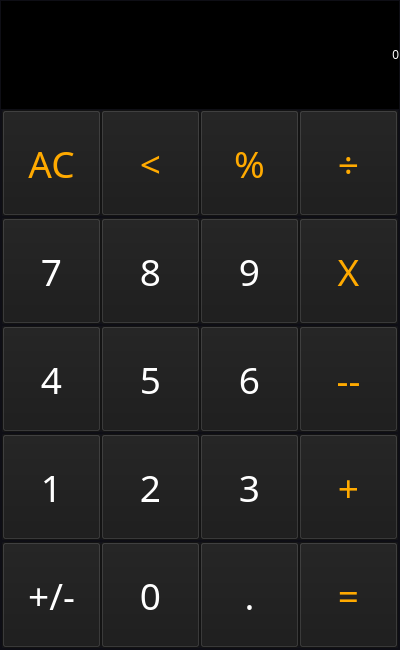
<?xml version="1.0" encoding="UTF-8"?>
<ui version="4.0">
 <class>MainWindow</class>
 <widget class="QMainWindow" name="MainWindow">
  <property name="geometry">
   <rect>
    <x>0</x>
    <y>0</y>
    <width>400</width>
    <height>650</height>
   </rect>
  </property>
  <property name="minimumSize">
   <size>
    <width>400</width>
    <height>650</height>
   </size>
  </property>
  <property name="maximumSize">
   <size>
    <width>400</width>
    <height>650</height>
   </size>
  </property>
  <property name="windowTitle">
   <string>CalculadoraPython</string>
  </property>
  <property name="styleSheet">
   <string notr="true"/>
  </property>
  <widget class="QWidget" name="centralwidget">
   <property name="minimumSize">
    <size>
     <width>400</width>
     <height>650</height>
    </size>
   </property>
   <property name="maximumSize">
    <size>
     <width>400</width>
     <height>650</height>
    </size>
   </property>
   <property name="styleSheet">
    <string notr="true">background-color: rgb(18, 18, 27);</string>
   </property>
   <layout class="QHBoxLayout" name="horizontalLayout">
    <property name="spacing">
     <number>0</number>
    </property>
    <property name="leftMargin">
     <number>0</number>
    </property>
    <property name="topMargin">
     <number>0</number>
    </property>
    <property name="rightMargin">
     <number>0</number>
    </property>
    <property name="bottomMargin">
     <number>0</number>
    </property>
    <item>
     <widget class="QFrame" name="frame">
      <property name="styleSheet">
       <string notr="true"/>
      </property>
      <property name="frameShape">
       <enum>QFrame::StyledPanel</enum>
      </property>
      <property name="frameShadow">
       <enum>QFrame::Raised</enum>
      </property>
      <layout class="QVBoxLayout" name="verticalLayout">
       <property name="spacing">
        <number>0</number>
       </property>
       <property name="leftMargin">
        <number>0</number>
       </property>
       <property name="topMargin">
        <number>0</number>
       </property>
       <property name="rightMargin">
        <number>0</number>
       </property>
       <property name="bottomMargin">
        <number>0</number>
       </property>
       <item>
        <widget class="QLabel" name="outputLabel">
         <property name="maximumSize">
          <size>
           <width>16777215</width>
           <height>16777215</height>
          </size>
         </property>
         <property name="styleSheet">
          <string notr="true">font: 87 40pt &quot;Arial Black&quot;;
background-color: #000;
color: #fff;</string>
         </property>
         <property name="text">
          <string>0</string>
         </property>
         <property name="alignment">
          <set>Qt::AlignRight|Qt::AlignTrailing|Qt::AlignVCenter</set>
         </property>
         <property name="margin">
          <number>5</number>
         </property>
        </widget>
       </item>
       <item>
        <widget class="QFrame" name="frame_6">
         <property name="frameShape">
          <enum>QFrame::StyledPanel</enum>
         </property>
         <property name="frameShadow">
          <enum>QFrame::Raised</enum>
         </property>
         <layout class="QHBoxLayout" name="horizontalLayout_6">
          <property name="spacing">
           <number>0</number>
          </property>
          <property name="leftMargin">
           <number>0</number>
          </property>
          <property name="topMargin">
           <number>0</number>
          </property>
          <property name="rightMargin">
           <number>0</number>
          </property>
          <property name="bottomMargin">
           <number>0</number>
          </property>
          <item>
           <widget class="QPushButton" name="limpar_Btt">
            <property name="maximumSize">
             <size>
              <width>130</width>
              <height>130</height>
             </size>
            </property>
            <property name="font">
             <font>
              <family>Arial Black</family>
              <pointsize>28</pointsize>
              <weight>10</weight>
              <italic>false</italic>
              <bold>false</bold>
             </font>
            </property>
            <property name="styleSheet">
             <string notr="true">color: rgb(255, 255, 0);
color: rgb(255, 170, 0);
font: 87 28pt &quot;Arial Black&quot;;
background-color: rgb(26, 26, 26);</string>
            </property>
            <property name="text">
             <string>AC</string>
            </property>
           </widget>
          </item>
          <item>
           <widget class="QPushButton" name="backspace_Btt">
            <property name="maximumSize">
             <size>
              <width>130</width>
              <height>130</height>
             </size>
            </property>
            <property name="font">
             <font>
              <family>Arial Black</family>
              <pointsize>28</pointsize>
              <weight>10</weight>
              <italic>false</italic>
              <bold>false</bold>
             </font>
            </property>
            <property name="styleSheet">
             <string notr="true">color: rgb(255, 255, 0);
color: rgb(255, 170, 0);
font: 87 28pt &quot;Arial Black&quot;;
background-color: rgb(26, 26, 26);</string>
            </property>
            <property name="text">
             <string>&lt;</string>
            </property>
           </widget>
          </item>
          <item>
           <widget class="QPushButton" name="porcentagem_Btt">
            <property name="maximumSize">
             <size>
              <width>130</width>
              <height>130</height>
             </size>
            </property>
            <property name="font">
             <font>
              <family>Arial Black</family>
              <pointsize>28</pointsize>
              <weight>10</weight>
              <italic>false</italic>
              <bold>false</bold>
             </font>
            </property>
            <property name="styleSheet">
             <string notr="true">color: rgb(255, 255, 0);
color: rgb(255, 170, 0);
font: 87 28pt &quot;Arial Black&quot;;
background-color: rgb(26, 26, 26);</string>
            </property>
            <property name="text">
             <string>%</string>
            </property>
           </widget>
          </item>
          <item>
           <widget class="QPushButton" name="divisao_Btt">
            <property name="maximumSize">
             <size>
              <width>130</width>
              <height>130</height>
             </size>
            </property>
            <property name="font">
             <font>
              <family>Arial Black</family>
              <pointsize>28</pointsize>
              <weight>10</weight>
              <italic>false</italic>
              <bold>false</bold>
             </font>
            </property>
            <property name="styleSheet">
             <string notr="true">color: rgb(255, 255, 0);
color: rgb(255, 170, 0);
font: 87 28pt &quot;Arial Black&quot;;
background-color: rgb(26, 26, 26);</string>
            </property>
            <property name="text">
             <string>÷</string>
            </property>
           </widget>
          </item>
         </layout>
        </widget>
       </item>
       <item>
        <widget class="QFrame" name="frame_2">
         <property name="frameShape">
          <enum>QFrame::StyledPanel</enum>
         </property>
         <property name="frameShadow">
          <enum>QFrame::Raised</enum>
         </property>
         <layout class="QHBoxLayout" name="horizontalLayout_2">
          <property name="spacing">
           <number>0</number>
          </property>
          <property name="leftMargin">
           <number>0</number>
          </property>
          <property name="topMargin">
           <number>0</number>
          </property>
          <property name="rightMargin">
           <number>0</number>
          </property>
          <property name="bottomMargin">
           <number>0</number>
          </property>
          <item>
           <widget class="QPushButton" name="SevenBtt">
            <property name="maximumSize">
             <size>
              <width>130</width>
              <height>130</height>
             </size>
            </property>
            <property name="font">
             <font>
              <family>Arial Black</family>
              <pointsize>28</pointsize>
              <weight>10</weight>
              <italic>false</italic>
              <bold>false</bold>
             </font>
            </property>
            <property name="styleSheet">
             <string notr="true">color: rgb(255, 255, 255);
font: 87 28pt &quot;Arial Black&quot;;
background-color: rgb(26, 26, 26);</string>
            </property>
            <property name="text">
             <string>7</string>
            </property>
           </widget>
          </item>
          <item>
           <widget class="QPushButton" name="EightBtt">
            <property name="maximumSize">
             <size>
              <width>130</width>
              <height>130</height>
             </size>
            </property>
            <property name="font">
             <font>
              <family>Arial Black</family>
              <pointsize>28</pointsize>
              <weight>10</weight>
              <italic>false</italic>
              <bold>false</bold>
             </font>
            </property>
            <property name="styleSheet">
             <string notr="true">color: rgb(255, 255, 255);
font: 87 28pt &quot;Arial Black&quot;;
background-color: rgb(26, 26, 26);</string>
            </property>
            <property name="text">
             <string>8</string>
            </property>
           </widget>
          </item>
          <item>
           <widget class="QPushButton" name="NineBtt">
            <property name="maximumSize">
             <size>
              <width>130</width>
              <height>130</height>
             </size>
            </property>
            <property name="font">
             <font>
              <family>Arial Black</family>
              <pointsize>28</pointsize>
              <weight>10</weight>
              <italic>false</italic>
              <bold>false</bold>
             </font>
            </property>
            <property name="styleSheet">
             <string notr="true">color: rgb(255, 255, 255);
font: 87 28pt &quot;Arial Black&quot;;
background-color: rgb(26, 26, 26);</string>
            </property>
            <property name="text">
             <string>9</string>
            </property>
           </widget>
          </item>
          <item>
           <widget class="QPushButton" name="multi_Btt">
            <property name="maximumSize">
             <size>
              <width>130</width>
              <height>130</height>
             </size>
            </property>
            <property name="font">
             <font>
              <family>Arial Black</family>
              <pointsize>28</pointsize>
              <weight>10</weight>
              <italic>false</italic>
              <bold>false</bold>
             </font>
            </property>
            <property name="styleSheet">
             <string notr="true">color: rgb(255, 255, 0);
color: rgb(255, 170, 0);
font: 87 28pt &quot;Arial Black&quot;;
background-color: rgb(26, 26, 26);</string>
            </property>
            <property name="text">
             <string>X</string>
            </property>
           </widget>
          </item>
         </layout>
        </widget>
       </item>
       <item>
        <widget class="QFrame" name="frame_3">
         <property name="frameShape">
          <enum>QFrame::StyledPanel</enum>
         </property>
         <property name="frameShadow">
          <enum>QFrame::Raised</enum>
         </property>
         <layout class="QHBoxLayout" name="horizontalLayout_3">
          <property name="spacing">
           <number>0</number>
          </property>
          <property name="leftMargin">
           <number>0</number>
          </property>
          <property name="topMargin">
           <number>0</number>
          </property>
          <property name="rightMargin">
           <number>0</number>
          </property>
          <property name="bottomMargin">
           <number>0</number>
          </property>
          <item>
           <widget class="QPushButton" name="FourBtt">
            <property name="maximumSize">
             <size>
              <width>130</width>
              <height>130</height>
             </size>
            </property>
            <property name="font">
             <font>
              <family>Arial Black</family>
              <pointsize>28</pointsize>
              <weight>10</weight>
              <italic>false</italic>
              <bold>false</bold>
             </font>
            </property>
            <property name="styleSheet">
             <string notr="true">color: rgb(255, 255, 255);
font: 87 28pt &quot;Arial Black&quot;;
background-color: rgb(26, 26, 26);</string>
            </property>
            <property name="text">
             <string>4</string>
            </property>
           </widget>
          </item>
          <item>
           <widget class="QPushButton" name="FiveBtt">
            <property name="maximumSize">
             <size>
              <width>130</width>
              <height>130</height>
             </size>
            </property>
            <property name="font">
             <font>
              <family>Arial Black</family>
              <pointsize>28</pointsize>
              <weight>10</weight>
              <italic>false</italic>
              <bold>false</bold>
             </font>
            </property>
            <property name="styleSheet">
             <string notr="true">color: rgb(255, 255, 255);
font: 87 28pt &quot;Arial Black&quot;;
background-color: rgb(26, 26, 26);</string>
            </property>
            <property name="text">
             <string>5</string>
            </property>
           </widget>
          </item>
          <item>
           <widget class="QPushButton" name="SixBtt">
            <property name="maximumSize">
             <size>
              <width>130</width>
              <height>130</height>
             </size>
            </property>
            <property name="font">
             <font>
              <family>Arial Black</family>
              <pointsize>28</pointsize>
              <weight>10</weight>
              <italic>false</italic>
              <bold>false</bold>
             </font>
            </property>
            <property name="styleSheet">
             <string notr="true">color: rgb(255, 255, 255);
font: 87 28pt &quot;Arial Black&quot;;
background-color: rgb(26, 26, 26);</string>
            </property>
            <property name="text">
             <string>6</string>
            </property>
           </widget>
          </item>
          <item>
           <widget class="QPushButton" name="menos_Btt">
            <property name="maximumSize">
             <size>
              <width>130</width>
              <height>130</height>
             </size>
            </property>
            <property name="font">
             <font>
              <family>Arial Black</family>
              <pointsize>28</pointsize>
              <weight>10</weight>
              <italic>false</italic>
              <bold>false</bold>
             </font>
            </property>
            <property name="styleSheet">
             <string notr="true">color: rgb(255, 255, 0);
color: rgb(255, 170, 0);
font: 87 28pt &quot;Arial Black&quot;;
background-color: rgb(26, 26, 26);</string>
            </property>
            <property name="text">
             <string>--</string>
            </property>
           </widget>
          </item>
         </layout>
        </widget>
       </item>
       <item>
        <widget class="QFrame" name="frame_4">
         <property name="frameShape">
          <enum>QFrame::StyledPanel</enum>
         </property>
         <property name="frameShadow">
          <enum>QFrame::Raised</enum>
         </property>
         <layout class="QHBoxLayout" name="horizontalLayout_4">
          <property name="spacing">
           <number>0</number>
          </property>
          <property name="leftMargin">
           <number>0</number>
          </property>
          <property name="topMargin">
           <number>0</number>
          </property>
          <property name="rightMargin">
           <number>0</number>
          </property>
          <property name="bottomMargin">
           <number>0</number>
          </property>
          <item>
           <widget class="QPushButton" name="OneBtt">
            <property name="maximumSize">
             <size>
              <width>130</width>
              <height>130</height>
             </size>
            </property>
            <property name="font">
             <font>
              <family>Arial Black</family>
              <pointsize>28</pointsize>
              <weight>10</weight>
              <italic>false</italic>
              <bold>false</bold>
             </font>
            </property>
            <property name="styleSheet">
             <string notr="true">color: rgb(255, 255, 255);
font: 87 28pt &quot;Arial Black&quot;;
background-color: rgb(26, 26, 26);</string>
            </property>
            <property name="text">
             <string>1</string>
            </property>
           </widget>
          </item>
          <item>
           <widget class="QPushButton" name="TwoBtt">
            <property name="maximumSize">
             <size>
              <width>130</width>
              <height>130</height>
             </size>
            </property>
            <property name="font">
             <font>
              <family>Arial Black</family>
              <pointsize>28</pointsize>
              <weight>10</weight>
              <italic>false</italic>
              <bold>false</bold>
             </font>
            </property>
            <property name="styleSheet">
             <string notr="true">color: rgb(255, 255, 255);
font: 87 28pt &quot;Arial Black&quot;;
background-color: rgb(26, 26, 26);</string>
            </property>
            <property name="text">
             <string>2</string>
            </property>
           </widget>
          </item>
          <item>
           <widget class="QPushButton" name="threeBtt">
            <property name="maximumSize">
             <size>
              <width>130</width>
              <height>130</height>
             </size>
            </property>
            <property name="font">
             <font>
              <family>Arial Black</family>
              <pointsize>28</pointsize>
              <weight>10</weight>
              <italic>false</italic>
              <bold>false</bold>
             </font>
            </property>
            <property name="styleSheet">
             <string notr="true">color: rgb(255, 255, 255);
font: 87 28pt &quot;Arial Black&quot;;
background-color: rgb(26, 26, 26);</string>
            </property>
            <property name="text">
             <string>3</string>
            </property>
           </widget>
          </item>
          <item>
           <widget class="QPushButton" name="mais_Btt">
            <property name="maximumSize">
             <size>
              <width>130</width>
              <height>130</height>
             </size>
            </property>
            <property name="font">
             <font>
              <family>Arial Black</family>
              <pointsize>28</pointsize>
              <weight>10</weight>
              <italic>false</italic>
              <bold>false</bold>
             </font>
            </property>
            <property name="styleSheet">
             <string notr="true">color: rgb(255, 255, 0);
color: rgb(255, 170, 0);
font: 87 28pt &quot;Arial Black&quot;;
background-color: rgb(26, 26, 26);</string>
            </property>
            <property name="text">
             <string>+</string>
            </property>
           </widget>
          </item>
         </layout>
        </widget>
       </item>
       <item>
        <widget class="QFrame" name="frame_5">
         <property name="frameShape">
          <enum>QFrame::StyledPanel</enum>
         </property>
         <property name="frameShadow">
          <enum>QFrame::Raised</enum>
         </property>
         <layout class="QHBoxLayout" name="horizontalLayout_5">
          <property name="spacing">
           <number>0</number>
          </property>
          <property name="leftMargin">
           <number>0</number>
          </property>
          <property name="topMargin">
           <number>0</number>
          </property>
          <property name="rightMargin">
           <number>0</number>
          </property>
          <property name="bottomMargin">
           <number>0</number>
          </property>
          <item>
           <widget class="QPushButton" name="zero_Btt">
            <property name="maximumSize">
             <size>
              <width>130</width>
              <height>130</height>
             </size>
            </property>
            <property name="font">
             <font>
              <family>Arial Black</family>
              <pointsize>28</pointsize>
              <weight>10</weight>
              <italic>false</italic>
              <bold>false</bold>
             </font>
            </property>
            <property name="styleSheet">
             <string notr="true">color: rgb(255, 255, 255);
font: 87 28pt &quot;Arial Black&quot;;
background-color: rgb(26, 26, 26);</string>
            </property>
            <property name="text">
             <string>+/-</string>
            </property>
           </widget>
          </item>
          <item>
           <widget class="QPushButton" name="mais_menosBtt">
            <property name="maximumSize">
             <size>
              <width>130</width>
              <height>130</height>
             </size>
            </property>
            <property name="font">
             <font>
              <family>Arial Black</family>
              <pointsize>28</pointsize>
              <weight>10</weight>
              <italic>false</italic>
              <bold>false</bold>
             </font>
            </property>
            <property name="styleSheet">
             <string notr="true">color: rgb(255, 255, 255);
font: 87 28pt &quot;Arial Black&quot;;
background-color: rgb(26, 26, 26);</string>
            </property>
            <property name="text">
             <string>0</string>
            </property>
           </widget>
          </item>
          <item>
           <widget class="QPushButton" name="ponto_Btt">
            <property name="maximumSize">
             <size>
              <width>130</width>
              <height>130</height>
             </size>
            </property>
            <property name="font">
             <font>
              <family>Arial Black</family>
              <pointsize>28</pointsize>
              <weight>10</weight>
              <italic>false</italic>
              <bold>false</bold>
             </font>
            </property>
            <property name="styleSheet">
             <string notr="true">color: rgb(255, 255, 255);
font: 87 28pt &quot;Arial Black&quot;;
background-color: rgb(26, 26, 26);</string>
            </property>
            <property name="text">
             <string>.</string>
            </property>
           </widget>
          </item>
          <item>
           <widget class="QPushButton" name="igual_Btt">
            <property name="maximumSize">
             <size>
              <width>130</width>
              <height>130</height>
             </size>
            </property>
            <property name="font">
             <font>
              <family>Arial Black</family>
              <pointsize>28</pointsize>
              <weight>10</weight>
              <italic>false</italic>
              <bold>false</bold>
             </font>
            </property>
            <property name="styleSheet">
             <string notr="true">color: rgb(255, 255, 0);
color: rgb(255, 170, 0);
font: 87 28pt &quot;Arial Black&quot;;
background-color: rgb(26, 26, 26);</string>
            </property>
            <property name="text">
             <string>=</string>
            </property>
           </widget>
          </item>
         </layout>
        </widget>
       </item>
      </layout>
     </widget>
    </item>
   </layout>
  </widget>
 </widget>
 <resources/>
 <connections/>
</ui>
